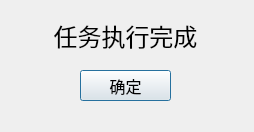
<?xml version="1.0" encoding="UTF-8"?>
<ui version="4.0">
 <class>Dialog</class>
 <widget class="QDialog" name="Dialog">
  <property name="geometry">
   <rect>
    <x>0</x>
    <y>0</y>
    <width>254</width>
    <height>132</height>
   </rect>
  </property>
  <property name="windowTitle">
   <string>Dialog</string>
  </property>
  <widget class="QPushButton" name="pushButton">
   <property name="geometry">
    <rect>
     <x>80</x>
     <y>70</y>
     <width>91</width>
     <height>31</height>
    </rect>
   </property>
   <property name="font">
    <font>
     <family>Adobe Devanagari</family>
     <pointsize>12</pointsize>
    </font>
   </property>
   <property name="text">
    <string>确定</string>
   </property>
  </widget>
  <widget class="QLabel" name="label">
   <property name="geometry">
    <rect>
     <x>40</x>
     <y>20</y>
     <width>171</width>
     <height>31</height>
    </rect>
   </property>
   <property name="font">
    <font>
     <family>Adobe Devanagari</family>
     <pointsize>18</pointsize>
    </font>
   </property>
   <property name="text">
    <string>任务执行完成</string>
   </property>
   <property name="alignment">
    <set>Qt::AlignCenter</set>
   </property>
  </widget>
 </widget>
 <resources/>
 <connections/>
</ui>
